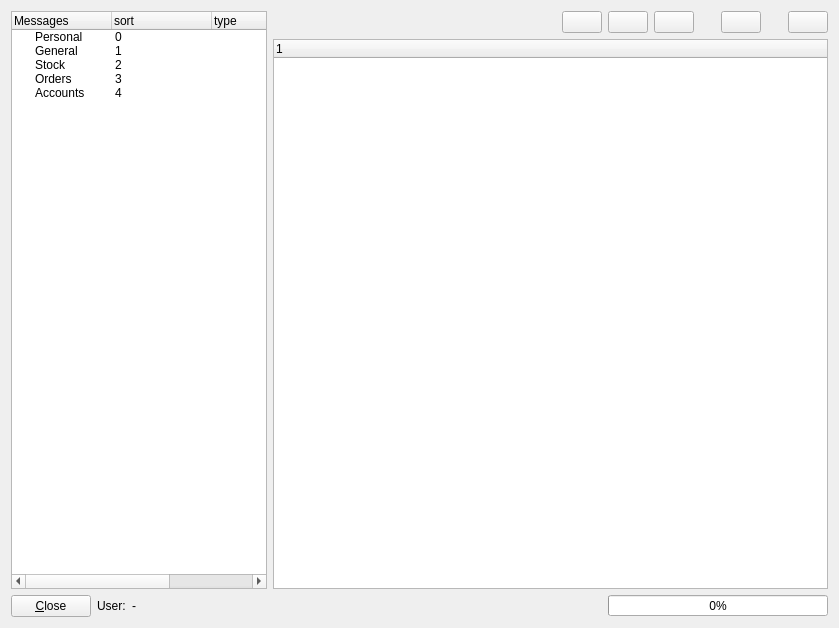
<ui version="4.0" >
 <class>msgfrm</class>
 <widget class="QWidget" name="msgfrm" >
  <property name="geometry" >
   <rect>
    <x>0</x>
    <y>0</y>
    <width>839</width>
    <height>628</height>
   </rect>
  </property>
  <property name="windowTitle" >
   <string>Messages...</string>
  </property>
  <property name="windowIcon" >
   <iconset resource="../resources/images/first4.qrc" >:/kontact_mail.png</iconset>
  </property>
  <layout class="QGridLayout" >
   <item rowspan="2" row="0" column="0" >
    <widget class="QTreeWidget" name="treeindex" >
     <property name="minimumSize" >
      <size>
       <width>256</width>
       <height>0</height>
      </size>
     </property>
     <property name="maximumSize" >
      <size>
       <width>256</width>
       <height>16777215</height>
      </size>
     </property>
     <property name="iconSize" >
      <size>
       <width>32</width>
       <height>32</height>
      </size>
     </property>
     <column>
      <property name="text" >
       <string>Messages</string>
      </property>
     </column>
     <column>
      <property name="text" >
       <string>sort</string>
      </property>
     </column>
     <column>
      <property name="text" >
       <string>type</string>
      </property>
     </column>
     <column>
      <property name="text" >
       <string>rw</string>
      </property>
     </column>
     <item>
      <property name="text" >
       <string>Personal</string>
      </property>
      <property name="icon" >
       <iconset resource="../resources/images/first4.qrc" >:/kdmconfig.png</iconset>
      </property>
      <property name="text" >
       <string>0</string>
      </property>
      <property name="text" >
       <string/>
      </property>
      <property name="text" >
       <string/>
      </property>
     </item>
     <item>
      <property name="text" >
       <string>General</string>
      </property>
      <property name="icon" >
       <iconset resource="../resources/images/first4.qrc" >:/kontact_mail.png</iconset>
      </property>
      <property name="text" >
       <string>1</string>
      </property>
      <property name="text" >
       <string/>
      </property>
      <property name="text" >
       <string/>
      </property>
     </item>
     <item>
      <property name="text" >
       <string>Stock</string>
      </property>
      <property name="icon" >
       <iconset resource="../resources/images/first4.qrc" >:/kfm.png</iconset>
      </property>
      <property name="text" >
       <string>2</string>
      </property>
      <property name="text" >
       <string/>
      </property>
      <property name="text" >
       <string/>
      </property>
     </item>
     <item>
      <property name="text" >
       <string>Orders</string>
      </property>
      <property name="icon" >
       <iconset resource="../resources/images/first4.qrc" >:/kontact_todo.png</iconset>
      </property>
      <property name="text" >
       <string>3</string>
      </property>
      <property name="text" >
       <string/>
      </property>
      <property name="text" >
       <string/>
      </property>
     </item>
     <item>
      <property name="text" >
       <string>Accounts</string>
      </property>
      <property name="icon" >
       <iconset resource="../resources/images/first4.qrc" >:/kcalc.png</iconset>
      </property>
      <property name="text" >
       <string>4</string>
      </property>
      <property name="text" >
       <string/>
      </property>
      <property name="text" >
       <string/>
      </property>
     </item>
    </widget>
   </item>
   <item row="0" column="1" >
    <spacer>
     <property name="orientation" >
      <enum>Qt::Horizontal</enum>
     </property>
     <property name="sizeHint" >
      <size>
       <width>40</width>
       <height>20</height>
      </size>
     </property>
    </spacer>
   </item>
   <item row="0" column="2" >
    <layout class="QHBoxLayout" >
     <item>
      <widget class="QPushButton" name="btnnew" >
       <property name="sizePolicy" >
        <sizepolicy vsizetype="Fixed" hsizetype="Fixed" >
         <horstretch>0</horstretch>
         <verstretch>0</verstretch>
        </sizepolicy>
       </property>
       <property name="text" >
        <string/>
       </property>
       <property name="icon" >
        <iconset resource="../resources/images/first4.qrc" >:/filenew.png</iconset>
       </property>
      </widget>
     </item>
     <item>
      <widget class="QPushButton" name="btnedit" >
       <property name="sizePolicy" >
        <sizepolicy vsizetype="Fixed" hsizetype="Fixed" >
         <horstretch>0</horstretch>
         <verstretch>0</verstretch>
        </sizepolicy>
       </property>
       <property name="text" >
        <string/>
       </property>
       <property name="icon" >
        <iconset resource="../resources/images/first4.qrc" >:/kfind.png</iconset>
       </property>
      </widget>
     </item>
     <item>
      <widget class="QPushButton" name="btndelete" >
       <property name="sizePolicy" >
        <sizepolicy vsizetype="Fixed" hsizetype="Fixed" >
         <horstretch>0</horstretch>
         <verstretch>0</verstretch>
        </sizepolicy>
       </property>
       <property name="text" >
        <string/>
       </property>
       <property name="icon" >
        <iconset resource="../resources/images/first4.qrc" >:/trashcan_empty.png</iconset>
       </property>
      </widget>
     </item>
     <item>
      <spacer>
       <property name="orientation" >
        <enum>Qt::Horizontal</enum>
       </property>
       <property name="sizeType" >
        <enum>QSizePolicy::Fixed</enum>
       </property>
       <property name="sizeHint" >
        <size>
         <width>21</width>
         <height>20</height>
        </size>
       </property>
      </spacer>
     </item>
     <item>
      <widget class="QPushButton" name="btnprint" >
       <property name="sizePolicy" >
        <sizepolicy vsizetype="Fixed" hsizetype="Fixed" >
         <horstretch>0</horstretch>
         <verstretch>0</verstretch>
        </sizepolicy>
       </property>
       <property name="text" >
        <string/>
       </property>
       <property name="icon" >
        <iconset resource="../resources/images/first4.qrc" >:/fileprint.png</iconset>
       </property>
      </widget>
     </item>
     <item>
      <spacer>
       <property name="orientation" >
        <enum>Qt::Horizontal</enum>
       </property>
       <property name="sizeType" >
        <enum>QSizePolicy::Fixed</enum>
       </property>
       <property name="sizeHint" >
        <size>
         <width>21</width>
         <height>20</height>
        </size>
       </property>
      </spacer>
     </item>
     <item>
      <widget class="QPushButton" name="btncomplete" >
       <property name="sizePolicy" >
        <sizepolicy vsizetype="Fixed" hsizetype="Fixed" >
         <horstretch>0</horstretch>
         <verstretch>0</verstretch>
        </sizepolicy>
       </property>
       <property name="text" >
        <string/>
       </property>
       <property name="icon" >
        <iconset resource="../resources/images/first4.qrc" >:/button_ok.png</iconset>
       </property>
      </widget>
     </item>
    </layout>
   </item>
   <item row="1" column="1" colspan="2" >
    <widget class="QTreeWidget" name="treemain" >
     <column>
      <property name="text" >
       <string>1</string>
      </property>
     </column>
    </widget>
   </item>
   <item row="2" column="0" colspan="3" >
    <layout class="QHBoxLayout" >
     <item>
      <widget class="QPushButton" name="btnclose" >
       <property name="text" >
        <string>&amp;Close</string>
       </property>
       <property name="icon" >
        <iconset resource="../resources/images/first4.qrc" >:/fileclose.png</iconset>
       </property>
      </widget>
     </item>
     <item>
      <widget class="QLabel" name="label" >
       <property name="text" >
        <string>User:</string>
       </property>
      </widget>
     </item>
     <item>
      <widget class="QLabel" name="lbluser" >
       <property name="text" >
        <string>-</string>
       </property>
      </widget>
     </item>
     <item>
      <spacer>
       <property name="orientation" >
        <enum>Qt::Horizontal</enum>
       </property>
       <property name="sizeHint" >
        <size>
         <width>40</width>
         <height>20</height>
        </size>
       </property>
      </spacer>
     </item>
     <item>
      <widget class="QProgressBar" name="progbar" >
       <property name="sizePolicy" >
        <sizepolicy vsizetype="Fixed" hsizetype="Fixed" >
         <horstretch>0</horstretch>
         <verstretch>0</verstretch>
        </sizepolicy>
       </property>
       <property name="minimumSize" >
        <size>
         <width>220</width>
         <height>0</height>
        </size>
       </property>
       <property name="maximumSize" >
        <size>
         <width>16777215</width>
         <height>21</height>
        </size>
       </property>
       <property name="value" >
        <number>0</number>
       </property>
      </widget>
     </item>
    </layout>
   </item>
  </layout>
 </widget>
 <resources>
  <include location="../resources/images/first4.qrc" />
 </resources>
 <connections/>
</ui>
